Frame 1 (no input): blank canvas, image omitted
Frame 60 (no input): blank canvas, image omitted
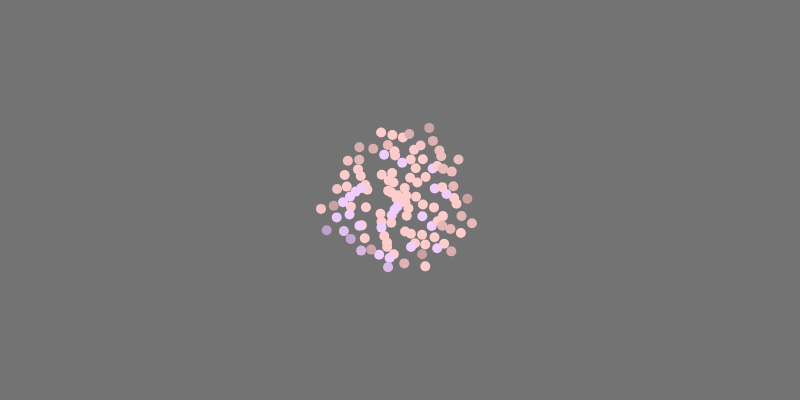
Frame 120 (the mouse pressed at the canvas centre since frame 60)

The p5.js sketch whose frames 1 and 60 were blank and that drew this single picture after the mouse press (run headless with seeded random() and noise() and a simulated clock; from frame 60 on, the mouse is pressed at the canvas centre):

// p5.js sketch
// ── sketch.js
let particleSystem;
function setup() {
  createCanvas(800, 400);
  particleSystem = new ParticleSystem();

  colorMode(HSB, 360, 100, 100);
}

function draw() {
  background(0, 0, 45);
  particleSystem.loop();
  if (mouseIsPressed) {
    particleSystem.addParticles(mouseX, mouseY, 2);
  }
}


// ── particle.js
class Particle {
  constructor(x, y, r) {
    this.pos = createVector(x, y);
    this.vel = createVector(0, 0);    
    this.acc = createVector(0, 0);
    this.r = r;
    this.friction = 0.95;
    this.maxAge = random(100, 200);
    this.age = 0;
  }

  applyForce(force) {
    this.acc.add(force);
  }

  bounce() {
    if (this.pos.x > width) {
      this.pos.x = width;
      this.vel.x *= -1;
    } else if (this.pos.x < 0) {
      this.pos.x = 0;
      this.vel.x *= -1;
    }

    if (this.pos.y > height) {
      this.pos.y = height;
      this.vel.y *= -1;
    } else if (this.pos.y < 0) {
      this.pos.y = 0;
      this.vel.y *= -1;
    }
  }
  
  update() {
    //this.age++;
    this.vel.add(this.acc);
    this.pos.add(this.vel);
    this.acc.mult(0);
    this.vel.mult(this.friction);
    //this.bounce();
  }

  isDead() {
    return this.age >= this.maxAge;
  }

  draw() {
    noStroke();
    let alpha = map(this.age, 0, this.maxAge, 255, 0);
    
    fill(this.acc.heading() * 90, 
        20, 70 + this.vel.magSq() * 100, alpha);
    circle(this.pos.x, this.pos.y, this.r * 2);
  }
}
// ── particle_system.js
class ParticleSystem {

  constructor() {
    this.gravity = createVector(0, 0.1);
    this.particles = [];
  }

  addParticles(x, y, num) {
    for (let i = 0; i < num; i++) {
      const p = new Particle(x, y, 5);
      const randomForce = p5.Vector.random2D();
      randomForce.setMag(random(0, 0.3));
      p.applyForce(randomForce);
      this.particles.push(p);
    }
  }

  loop() {
    for (let i = this.particles.length - 1; i >= 0; i--) {
      const particle = this.particles[i];
      if (particle.isDead()) {
        this.particles.splice(i, 1);
        continue;
      }
      for (let j = (i-1); j >= 0; j--) {
        const other = this.particles[j];
        let distance = p5.Vector.dist(particle.pos, other.pos);
        if ((particle.r + other.r + 10) > distance) {
          if (distance == 0) distance = 0.0001;
          let push = p5.Vector.sub(particle.pos, other.pos);
          push.normalize();
          push.div(distance*distance);
          //push.setMag(1/(distance * 2));
          push.limit(0.3);
          particle.applyForce(push);
          other.applyForce(push.mult(-1));
        }
        //particle.applyForce(f);
      }

      particle.update();
      particle.draw();
      //particle.applyForce(this.gravity);
    }
  }

}
